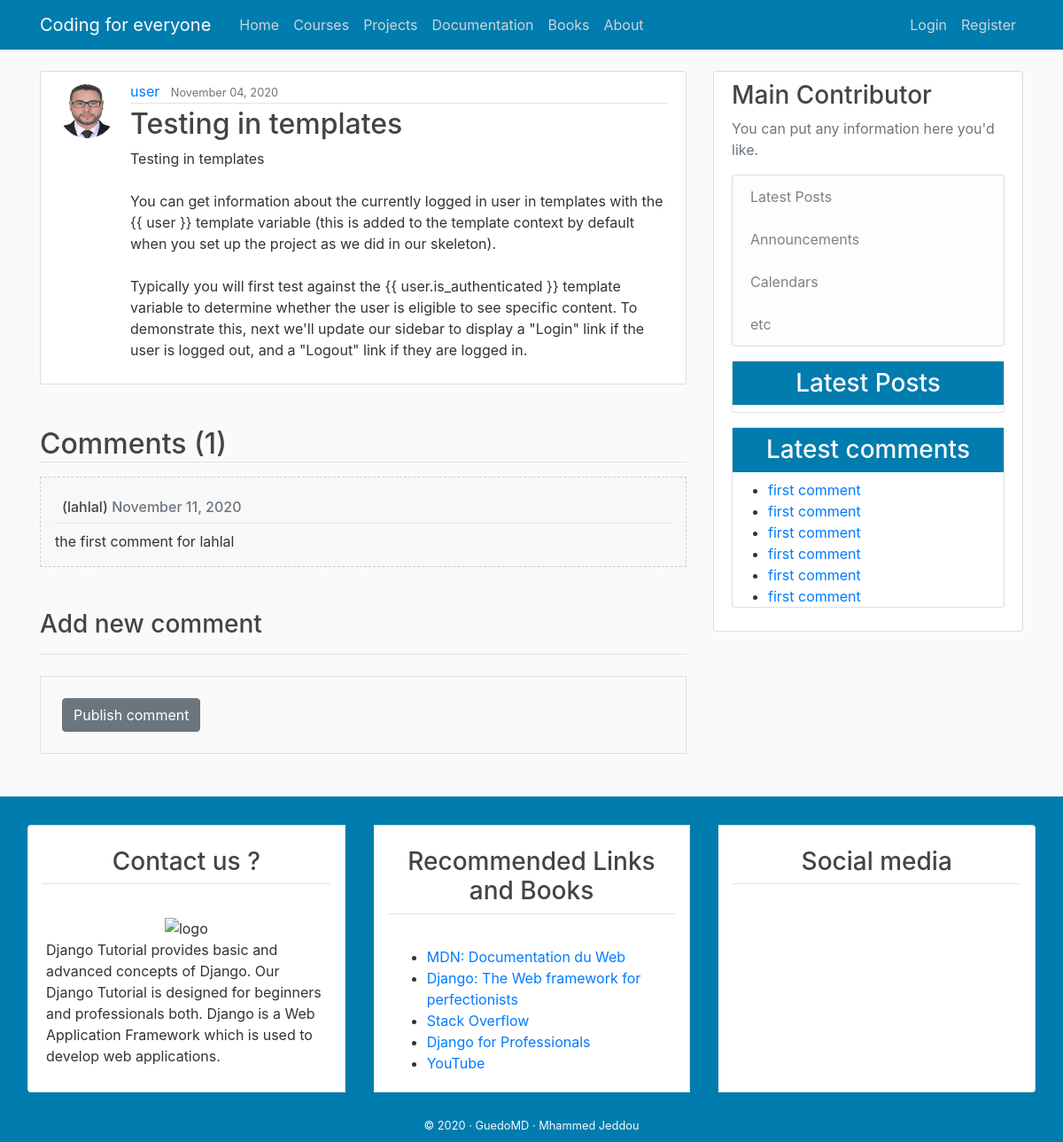
Page /detail/68/ on the earlier database version.
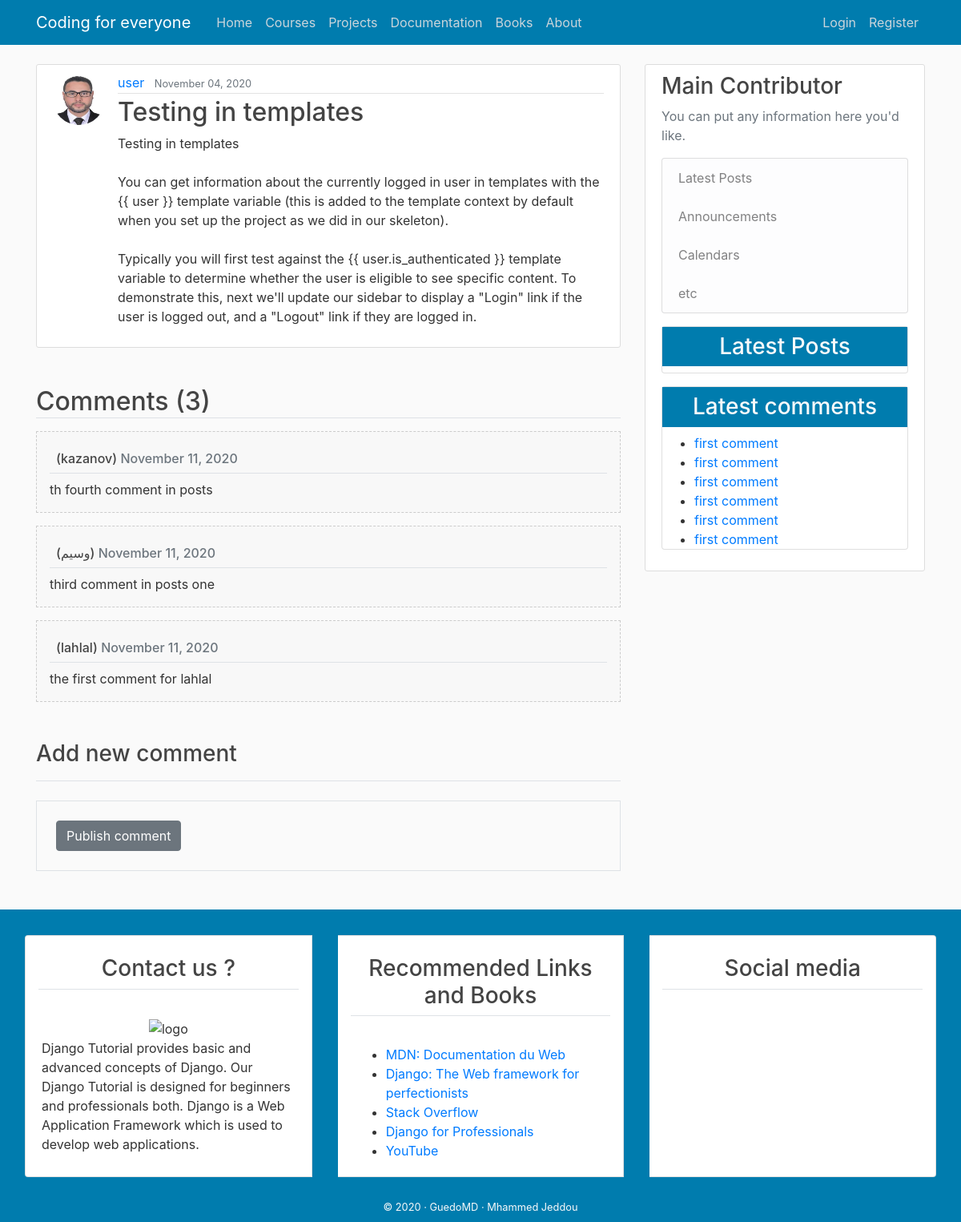
Same page on the later database version.
### blog/models.py (models this page shows, shortened)
class Comment(models.Model):
    name = models.CharField(max_length=50 )
    email = models.EmailField()
    body = models.TextField()
    comment_date = models.DateTimeField(auto_now_add=True)
    active = models.BooleanField(default=False)
    post = models.ForeignKey(Post, related_name='comments', on_delete=models.CASCADE)
    class Meta :
        ordering = ('-comment_date',)

### blog/views.py (the view)
# urls.py: path('detail/<int:post_id>/', views.post_detail, name='post-detail'),
def post_detail(request,post_id) :
    post = get_object_or_404(Post,pk=post_id)
    comments = post.comments.filter(active=True)
    context ={
        'title':post,
        'post' : post,
        'comments':comments,
    }
    return render(request,'blog/post_detail.html', context)

### blog/models.py (called while the page is built)
    def __str__(self):
        return self.title

### blog/templates/blog/post_detail.html (shortened to what this page needs)
{% extends "blog/base.html" %}
{% block content %}
  <article class="media content-section">
    <img class="rounded-circle article-img" src="{{ post.author.profile.image.url }}">
    <div class="media-body">
      <div class="article-metadata">
        <a class="mr-2" href="#">{{ post.author }}</a>
        <small class="text-muted">{{ post.date_posted|date:"F d, Y" }}</small>
      </div>
      <h2 class="article-title">{{ post.title }}</h2>
      <p class="article-content">{{ post.content }}</p>
    </div>
  </article>
<h2 class="border-bottom mt-5 mb-3"> Comments ({{comments.count}}) </h2>
{% for comment in comments  %}
<ul class="mb-3 p-3 comment">
    <h6 class="border-bottom p-2">  ({{comment.name}})
 <span class="text-secondary"> {{comment.comment_date | date:"F d, Y"}} </span>
    </h6>
    <p class="mb-0"> {{comment.body}} </p>
</ul>
{% empty  %}
    <h6 class="text-center p-4 comment">    No comments </h6>
    {% endfor %}
    <h3 class="border-bottom pb-3 mb-3 mt-5">   Add new comment   </h3>
    <div class="border p-4 mb-5 mt-4 ">
    <form method="POST">
      <input class="btn btn-secondary" type="submit" value="Publish comment ">
    </form>
</div>
{% endblock content %}

Differences in the rows shown:
added Comment: name "kazanov", comment_date "November 11, 2020", body "th fourth comment in posts"
added Comment: name "وسيم", comment_date "November 11, 2020", body "third comment in posts one"
Other differences:
{{ comments.count }}: "1" → "3"
